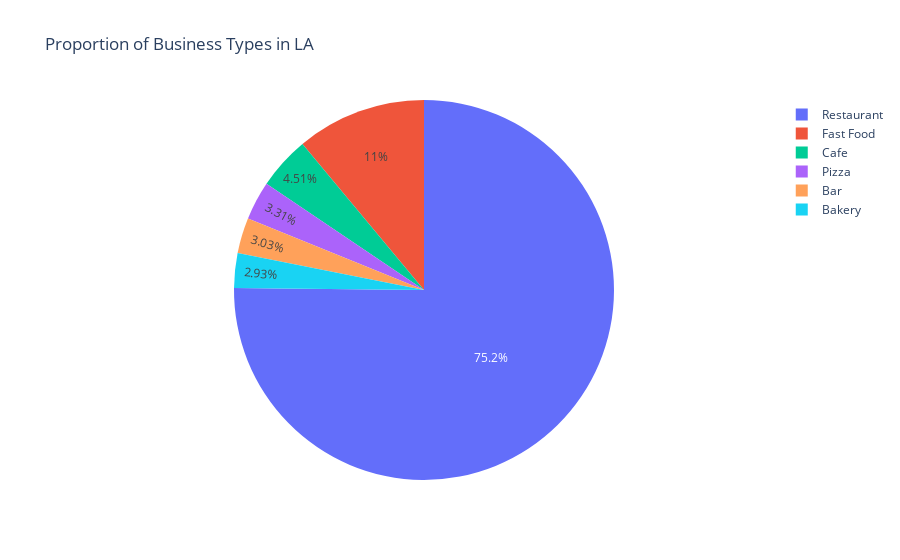

Notebook code for this chart:
### Markdown cell above
Pie Chart:

### Code cell
# Creating a pie chart
fig = px.pie(grouped_data, names='object_type', values='id', 
             labels={'id':'Count', 'object_type':'Business Type'}, 
             title='Proportion of Business Types in LA',
             template='plotly_white')
fig.show()

### Figure 1 — Plotly figure (JSON) as saved in the notebook; plotly's stock layout.template omitted (floating-point values rounded to 4 significant figures)
{"data": [{"domain": {"x": [0, 1], "y": [0, 1]}, "hovertemplate": "Business Type=%{label}<br>Count=%{value}<extra></extra>", "labels": ["Bakery", "Bar", "Cafe", "Fast Food", "Pizza", "Restaurant"], "legendgroup": "", "name": "", "showlegend": true, "type": "pie", "values": [283, 292, 435, 1066, 319, 7253]}], "layout": {"legend": {"tracegroupgap": 0}, "title": {"text": "Proportion of Business Types in LA"}}}
